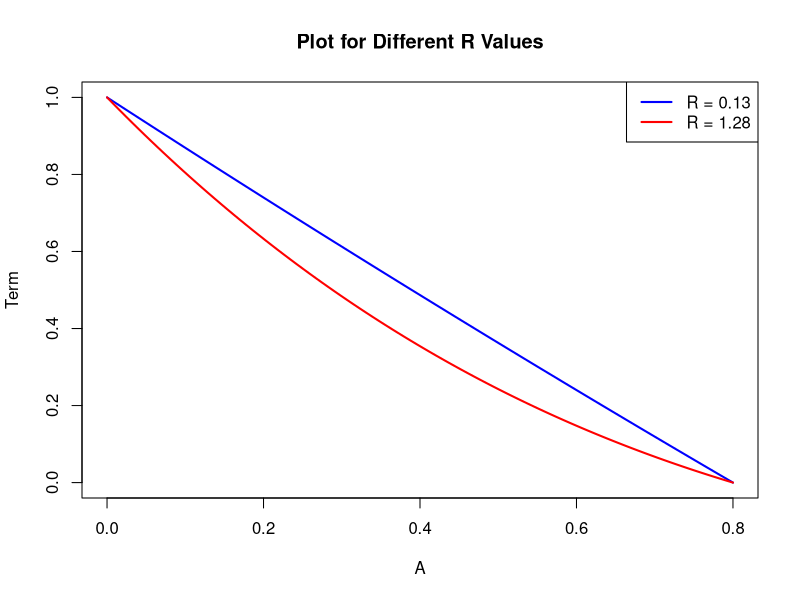

Recreate this plot in R.
# Define parameters
parameters <- c(A0 = 0.8, rc = 2, g = 2, s = 6, r = 8, k = 5, m = 0.03)

# Function to compute the equation
f <- function(A, A0, rc, R) {
  1 - A / (A0 * exp(-(R * (1 / rc) * (A0 - A))))
}

# Range of A values
A_values <- seq(0, parameters["A0"], length.out = 100)

# R values to plot
R_values <- c(0.13, 1.28)

# Plot setup
plot(A_values, f(A_values, parameters["A0"], parameters["rc"], R_values[1]), 
     type = "l", col = "blue", ylim = c(0, 1), 
     ylab = "Term", xlab = "A", lwd = 2,
     main = "Plot for Different R Values")

# Add second curve
lines(A_values, f(A_values, parameters["A0"], parameters["rc"], R_values[2]), col = "red", lwd = 2)

# Add legend
legend("topright", legend = paste("R =", R_values), col = c("blue", "red"), lwd = 2)
